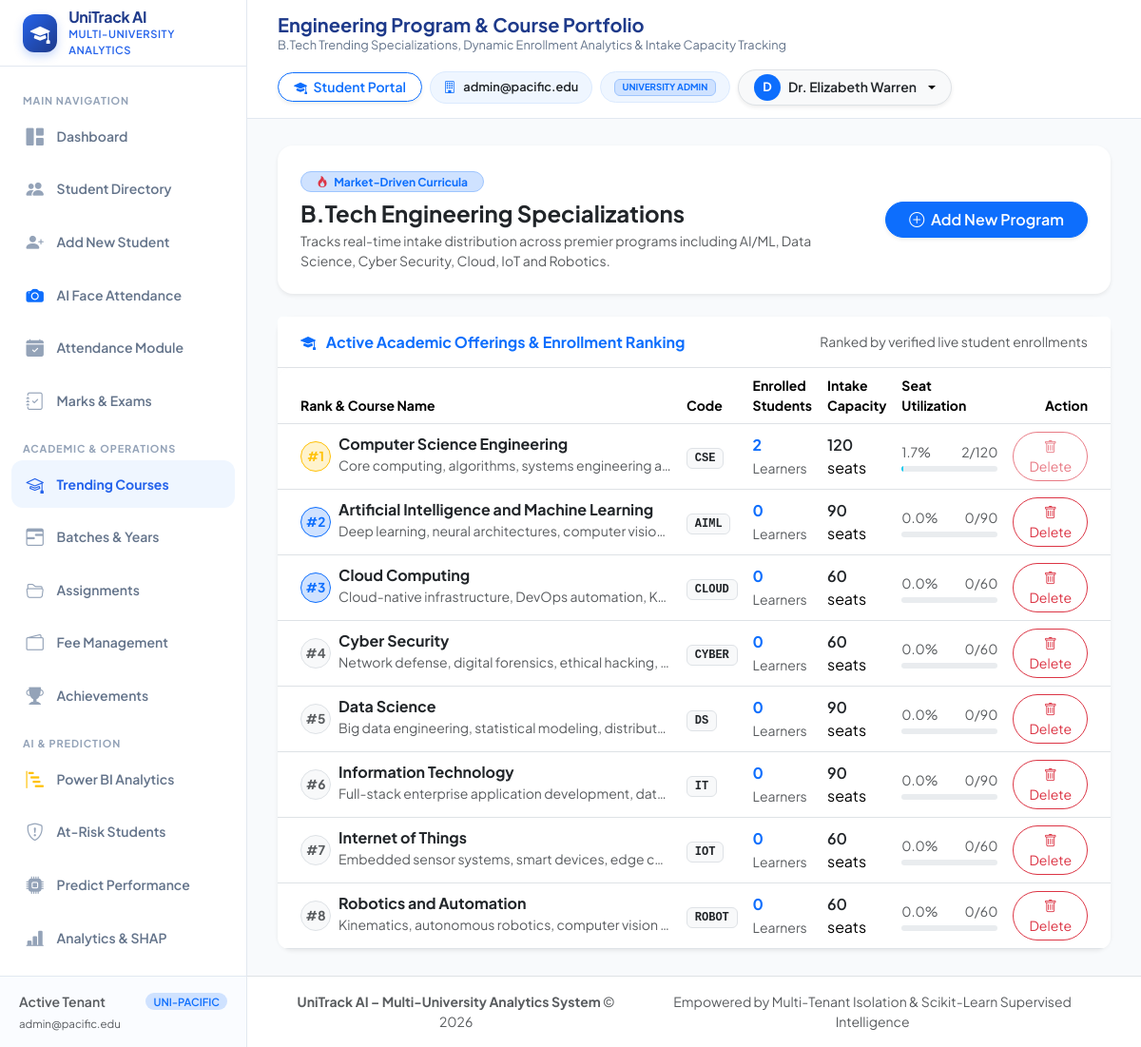
Screenshot of /courses (signed in) with the database file from the repository.
### tables this page shows
CREATE TABLE courses (
            id INTEGER PRIMARY KEY AUTOINCREMENT,
            university_id TEXT NOT NULL,
            code TEXT NOT NULL,
            name TEXT NOT NULL,
            description TEXT,
            intake_capacity INTEGER DEFAULT 120,
            department_id INTEGER,
            created_at TIMESTAMP DEFAULT CURRENT_TIMESTAMP,
            UNIQUE(university_id, code),
            FOREIGN KEY (university_id) REFERENCES universities (id) ON DELETE CASCADE,
            FOREIGN KEY (department_id) REFERENCES departments (id) ON DELETE SET NULL
        );

### Student_Performance_Analytics/app.py (the view)
@app.route('/courses')
@login_required
@roles_required('university_admin', 'super_admin')
def courses_view():
    uni_id = get_current_university_id()
    courses = TenantService.get_courses(uni_id)
    with db_session() as conn:
        cursor = conn.cursor()
        cursor.execute("SELECT * FROM departments WHERE university_id = ? ORDER BY name", (uni_id,))
        departments = [dict(r) for r in cursor.fetchall()]
    return render_template('courses.html', active_page='courses', courses=courses, departments=departments)

### Student_Performance_Analytics/app.py (called while the page is built)
@app.context_processor
def inject_global_template_vars():
    return {
        'current_user': get_current_user(),
        'csrf_token': generate_csrf_token,
        'generate_csrf_token': generate_csrf_token,
        'today': datetime.date.today().strftime('%Y-%m-%d')
    }

@app.before_request
def csrf_protection_hook():
    if app.config.get('TESTING'):
        return
    exempt_paths = ['/api/status', '/api/predict']
    if request.path not in exempt_paths:
        validate_csrf()

### Student_Performance_Analytics/auth.py (called while the page is built, shortened)
def generate_csrf_token():
    if '_csrf_token' not in session:
        session['_csrf_token'] = secrets.token_hex(32)
    return session['_csrf_token']

def validate_csrf():
    if request.method in ['POST', 'PUT', 'DELETE', 'PATCH']:
        token = (
            request.headers.get('X-CSRFToken') or
            request.form.get('csrf_token') or
            (request.is_json and request.get_json(silent=True) and request.get_json(silent=True).get('csrf_token'))
        )
        expected_token = session.get('_csrf_token')
        if not expected_token or not token or token != expected_token:
            log_audit_event('CSRF_VALIDATION_FAILED', f"Path: {request.path}")
            if request.is_json:
                abort(403, description="CSRF token validation failed or missing.")
            flash("Security check failed (CSRF token missing or expired). Please try again.", "danger")
            abort(403)

def get_current_user():
    return session.get('user')

def login_required(f):
    @functools.wraps(f)
    def decorated_function(*args, **kwargs):
        if not session.get('user'):
            flash("Please log in to access this page.", "warning")
            return redirect(url_for('login_view', next=request.path))
        return f(*args, **kwargs)
    return decorated_function

def roles_required(*allowed_roles):
    def decorator(f):
        @functools.wraps(f)
        def decorated_function(*args, **kwargs):
            user = session.get('user')
            if not user:
                flash("Please log in to continue.", "warning")
                return redirect(url_for('login_view', next=request.path))
            return f(*args, **kwargs)
        return decorated_function
    return decorator

def get_current_university_id():
    user = session.get('user')
    if not user:
        return None
    return user.get('university_id')

### Student_Performance_Analytics/templates/courses.html (shortened to what this page needs)
{% extends "base.html" %}
{% block page_title %}Engineering Program & Course Portfolio{% endblock %}
{% block page_subtitle %}B.Tech Trending Specializations, Dynamic Enrollment Analytics & Intake Capacity Tracking{% endblock %}
{% block content %}
<div class="row g-4">
    <div class="col-12">
        <div class="card border-0 shadow-sm rounded-4 bg-white p-4">
            <div class="row align-items-center g-3">
                <div class="col-md-8">
                    <span class="badge bg-primary-subtle text-primary border border-primary-subtle px-3 py-1 rounded-pill mb-2">
                        <i class="bi bi-fire text-danger me-1"></i> Market-Driven Curricula
                    </span>
                    <h4 class="fw-bold text-dark mb-1">B.Tech Engineering Specializations</h4>
                    <p class="text-muted small mb-0">
                        Tracks real-time intake distribution across premier programs including AI/ML, Data Science, Cyber Security, Cloud, IoT and Robotics.
                    </p>
                </div>
                <div class="col-md-4 text-md-end">
                    <button class="btn btn-primary rounded-pill px-4 fw-semibold shadow-sm" data-bs-toggle="modal" data-bs-target="#addCourseModal">
                        <i class="bi bi-plus-circle me-1"></i> Add New Program
                    </button>
                </div>
            </div>
        </div>
    </div>
    <div class="col-12">
        <div class="card border-0 shadow-sm rounded-4">
            <div class="card-header bg-white border-bottom py-3 px-4 d-flex justify-content-between align-items-center">
                <h6 class="fw-bold mb-0 text-primary">
                    <i class="bi bi-mortarboard-fill me-2"></i> Active Academic Offerings & Enrollment Ranking
                </h6>
                <span class="text-muted small">Ranked by verified live student enrollments</span>
            </div>
            <div class="card-body p-0">
                <div class="table-responsive">
                    <table class="table table-hover align-middle mb-0">
                        <thead class="bg-light small text-secondary">
                            <tr>
                                <th class="ps-4">Rank & Course Name</th>
                                <th>Code</th>
                                <th>Enrolled Students</th>
                                <th>Intake Capacity</th>
                                <th>Seat Utilization</th>
                                <th class="pe-4 text-end">Action</th>
                            </tr>
                        </thead>
                        <tbody>
                            {% for c in courses %}
                            <tr>
                                <td class="ps-4">
                                    <div class="d-flex align-items-center gap-2">
                                        <div class="rounded-circle {% if loop.index == 1 %}bg-warning-subtle text-warning border-warning{% elif loop.index <= 3 %}bg-primary-subtle text-primary border-primary{% else %}bg-light text-muted{% endif %} border d-flex align-items-center justify-content-center fw-bold" style="width: 32px; height: 32px; font-size: 0.85rem;">
                                            #{{ loop.index }}
                                        </div>
                                        <div>
                                            <strong class="text-dark d-block">{{ c.name }}</strong>
                                            <small class="text-muted text-truncate d-inline-block" style="max-width: 350px;">{{ c.description }}</small>
                                        </div>
                                    </div>
                                </td>
                                <td>
                                    <span class="badge bg-light text-dark border font-monospace">{{ c.code }}</span>
                                </td>
                                <td>
                                    <strong class="text-primary fs-6">{{ c.enrolled_count }}</strong>
                                    <span class="small text-muted">Learners</span>
                                </td>
                                <td>
                                    <span class="text-dark fw-semibold">{{ c.intake_capacity or 120 }}</span> seats
                                </td>
                                <td style="width: 220px;">
                                    {% set cap = c.intake_capacity if c.intake_capacity else 120 %}
                                    {% set pct = [(c.enrolled_count / cap * 100)|round(1), 100]|min %}
                                    <div class="d-flex justify-content-between small text-muted mb-1">
                                        <span>{{ pct }}%</span>
                                        <span>{{ c.enrolled_count }}/{{ cap }}</span>
                                    </div>
                                    <div class="progress" style="height: 6px;">
                                    </div>
                                </td>
                                <td class="pe-4 text-end">
                                    <form method="POST" action="{{ url_for('course_delete', course_id=c.id) }}" onsubmit="return confirm('Are you sure you want to remove {{ c.name }}?');" class="d-inline">
                                        <button type="submit" class="btn btn-outline-danger btn-sm rounded-pill px-3" {% if c.enrolled_count > 0 %}title="Cannot delete course with active students" disabled{% endif %}>
                                            <i class="bi bi-trash"></i> Delete
                                        </button>
                                    </form>
                                </td>
                            </tr>
                            {% else %}
                            <tr><td colspan="6" class="text-center py-4 text-muted">No courses configured.</td></tr>
                            {% endfor %}
                        </tbody>
                    </table>
                </div>
            </div>
        </div>
    </div>
</div>
{% endblock %}

### Student_Performance_Analytics/static/css/style.css (style rules this page uses)
:root { --bg-main: #FFFFFF; --bg-canvas: #F8FAFC; --primary-blue: #2563EB; --primary-blue-hover: #1D4ED8; --dark-blue: #1E3A8A; --light-blue: #EFF6FF; --light-blue-hover: #DBEAFE; --text-primary: #172554; --text-secondary: #64748B; --text-muted: #94A3B8; --border-color: #E2E8F0; --border-subtle: #F1F5F9; --card-bg: #FFFFFF; --card-shadow: 0 4px 14px 0 rgba(30, 58, 138, 0.05), 0 1px 3px 0 rgba(0, 0, 0, 0.02); --card-shadow-hover: 0 10px 25px -3px rgba(37, 99, 235, 0.12), 0 4px 6px -2px rgba(0, 0, 0, 0.04); --danger-red: #DC2626; --danger-bg: #FEF2F2; --warning-orange: #D97706; --warning-bg: #FFFBEB; --success-green: #059669; --success-bg: #ECFDF5; --accent-purple: #7C3AED; --accent-purple-bg: #F5F3FF; --sidebar-width: 260px; --topbar-height: 70px; --radius-sm: 8px; --radius-md: 12px; --radius-lg: 16px; --radius-pill: 9999px; --transition: all 0.25s cubic-bezier(0.4, 0, 0.2, 1); }
* { box-sizing: border-box; margin: 0; padding: 0; }
body { font-family: 'Plus Jakarta Sans', -apple-system, BlinkMacSystemFont, 'Segoe UI', Roboto, sans-serif; background-color: var(--bg-canvas); color: var(--text-primary); min-height: 100vh; overflow-x: hidden; line-height: 1.5; }
.card { background: var(--card-bg); border: 1px solid var(--border-color); border-radius: var(--radius-lg); box-shadow: var(--card-shadow); transition: var(--transition); }
.table-responsive { border-radius: var(--radius-md); }

### rows the page displays
courses: name "Computer Science Engineering", description "Core computing, algorithms, systems engineering a…", code "CSE", enrolled_count "2", intake_capacity "120", pct "1.7"
courses: name "Artificial Intelligence and Machine Learning", description "Deep learning, neural architectures, computer visio…", code "AIML", enrolled_count "0", intake_capacity "90", pct "0.0"
courses: name "Cloud Computing", description "Cloud-native infrastructure, DevOps automation, K…", code "CLOUD", enrolled_count "0", intake_capacity "60", pct "0.0"
courses: name "Cyber Security", description "Network defense, digital forensics, ethical hacking,…", code "CYBER", enrolled_count "0", intake_capacity "60", pct "0.0"
courses: name "Data Science", description "Big data engineering, statistical modeling, distribut…", code "DS", enrolled_count "0", intake_capacity "90", pct "0.0"
courses: name "Information Technology", description "Full-stack enterprise application development, dat…", code "IT", enrolled_count "0", intake_capacity "90", pct "0.0"
courses: name "Internet of Things", description "Embedded sensor systems, smart devices, edge c…", code "IOT", enrolled_count "0", intake_capacity "60", pct "0.0"
courses: name "Robotics and Automation", description "Kinematics, autonomous robotics, computer vision…", code "ROBOT", enrolled_count "0", intake_capacity "60", pct "0.0"

### other values shown
{{ current_user.university_name if current_user else 'UniTrack Global' }} "admin@pacific.edu"
{{ current_user.university_name }} "admin@pacific.edu"
{{ current_user.role.replace('_', ' ') }} "UNIVERSITY ADMIN"
{{ current_user.full_name[:1] }} "D"
{{ current_user.full_name }} "Dr. Elizabeth Warren"
